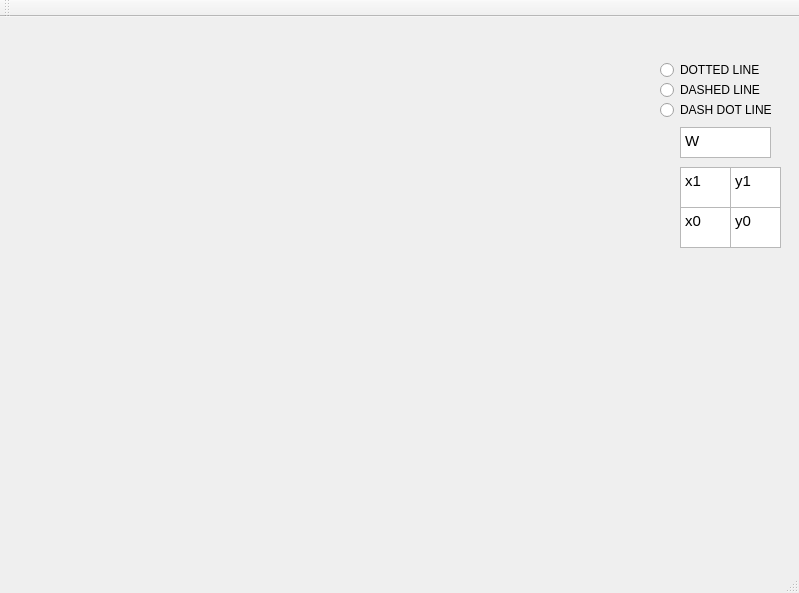
<?xml version="1.0" encoding="UTF-8"?>
<ui version="4.0">
 <class>MainWindow</class>
 <widget class="QMainWindow" name="MainWindow">
  <property name="geometry">
   <rect>
    <x>0</x>
    <y>0</y>
    <width>799</width>
    <height>593</height>
   </rect>
  </property>
  <property name="windowTitle">
   <string>MainWindow</string>
  </property>
  <widget class="QWidget" name="centralWidget">
   <widget class="QRadioButton" name="radioButton_2">
    <property name="geometry">
     <rect>
      <x>660</x>
      <y>40</y>
      <width>121</width>
      <height>26</height>
     </rect>
    </property>
    <property name="text">
     <string>DOTTED LINE</string>
    </property>
   </widget>
   <widget class="QRadioButton" name="radioButton_3">
    <property name="geometry">
     <rect>
      <x>660</x>
      <y>60</y>
      <width>121</width>
      <height>26</height>
     </rect>
    </property>
    <property name="text">
     <string>DASHED LINE</string>
    </property>
   </widget>
   <widget class="QRadioButton" name="radioButton_4">
    <property name="geometry">
     <rect>
      <x>660</x>
      <y>80</y>
      <width>141</width>
      <height>26</height>
     </rect>
    </property>
    <property name="text">
     <string>DASH DOT LINE</string>
    </property>
   </widget>
   <widget class="QLabel" name="label">
    <property name="geometry">
     <rect>
      <x>0</x>
      <y>0</y>
      <width>500</width>
      <height>500</height>
     </rect>
    </property>
    <property name="text">
     <string/>
    </property>
   </widget>
   <widget class="QTextEdit" name="textEdit_2">
    <property name="geometry">
     <rect>
      <x>680</x>
      <y>110</y>
      <width>91</width>
      <height>31</height>
     </rect>
    </property>
    <property name="html">
     <string>&lt;!DOCTYPE HTML PUBLIC &quot;-//W3C//DTD HTML 4.0//EN&quot; &quot;http://www.w3.org/TR/REC-html40/strict.dtd&quot;&gt;
&lt;html&gt;&lt;head&gt;&lt;meta name=&quot;qrichtext&quot; content=&quot;1&quot; /&gt;&lt;style type=&quot;text/css&quot;&gt;
p, li { white-space: pre-wrap; }
&lt;/style&gt;&lt;/head&gt;&lt;body style=&quot; font-family:'Cantarell'; font-size:11pt; font-weight:400; font-style:normal;&quot;&gt;
&lt;p style=&quot; margin-top:0px; margin-bottom:0px; margin-left:0px; margin-right:0px; -qt-block-indent:0; text-indent:0px;&quot;&gt;&lt;span style=&quot; font-family:'Ubuntu';&quot;&gt;W&lt;/span&gt;&lt;/p&gt;&lt;/body&gt;&lt;/html&gt;</string>
    </property>
   </widget>
   <widget class="QTextEdit" name="textEdit_3">
    <property name="geometry">
     <rect>
      <x>680</x>
      <y>150</y>
      <width>51</width>
      <height>41</height>
     </rect>
    </property>
    <property name="html">
     <string>&lt;!DOCTYPE HTML PUBLIC &quot;-//W3C//DTD HTML 4.0//EN&quot; &quot;http://www.w3.org/TR/REC-html40/strict.dtd&quot;&gt;
&lt;html&gt;&lt;head&gt;&lt;meta name=&quot;qrichtext&quot; content=&quot;1&quot; /&gt;&lt;style type=&quot;text/css&quot;&gt;
p, li { white-space: pre-wrap; }
&lt;/style&gt;&lt;/head&gt;&lt;body style=&quot; font-family:'Cantarell'; font-size:11pt; font-weight:400; font-style:normal;&quot;&gt;
&lt;p style=&quot; margin-top:0px; margin-bottom:0px; margin-left:0px; margin-right:0px; -qt-block-indent:0; text-indent:0px;&quot;&gt;&lt;span style=&quot; font-family:'Ubuntu';&quot;&gt;x1&lt;/span&gt;&lt;/p&gt;&lt;/body&gt;&lt;/html&gt;</string>
    </property>
   </widget>
   <widget class="QTextEdit" name="textEdit_4">
    <property name="geometry">
     <rect>
      <x>730</x>
      <y>150</y>
      <width>51</width>
      <height>41</height>
     </rect>
    </property>
    <property name="html">
     <string>&lt;!DOCTYPE HTML PUBLIC &quot;-//W3C//DTD HTML 4.0//EN&quot; &quot;http://www.w3.org/TR/REC-html40/strict.dtd&quot;&gt;
&lt;html&gt;&lt;head&gt;&lt;meta name=&quot;qrichtext&quot; content=&quot;1&quot; /&gt;&lt;style type=&quot;text/css&quot;&gt;
p, li { white-space: pre-wrap; }
&lt;/style&gt;&lt;/head&gt;&lt;body style=&quot; font-family:'Cantarell'; font-size:11pt; font-weight:400; font-style:normal;&quot;&gt;
&lt;p style=&quot; margin-top:0px; margin-bottom:0px; margin-left:0px; margin-right:0px; -qt-block-indent:0; text-indent:0px;&quot;&gt;&lt;span style=&quot; font-family:'Ubuntu';&quot;&gt;y1&lt;/span&gt;&lt;/p&gt;&lt;/body&gt;&lt;/html&gt;</string>
    </property>
   </widget>
   <widget class="QTextEdit" name="textEdit_5">
    <property name="geometry">
     <rect>
      <x>680</x>
      <y>190</y>
      <width>51</width>
      <height>41</height>
     </rect>
    </property>
    <property name="html">
     <string>&lt;!DOCTYPE HTML PUBLIC &quot;-//W3C//DTD HTML 4.0//EN&quot; &quot;http://www.w3.org/TR/REC-html40/strict.dtd&quot;&gt;
&lt;html&gt;&lt;head&gt;&lt;meta name=&quot;qrichtext&quot; content=&quot;1&quot; /&gt;&lt;style type=&quot;text/css&quot;&gt;
p, li { white-space: pre-wrap; }
&lt;/style&gt;&lt;/head&gt;&lt;body style=&quot; font-family:'Cantarell'; font-size:11pt; font-weight:400; font-style:normal;&quot;&gt;
&lt;p style=&quot; margin-top:0px; margin-bottom:0px; margin-left:0px; margin-right:0px; -qt-block-indent:0; text-indent:0px;&quot;&gt;&lt;span style=&quot; font-family:'Ubuntu';&quot;&gt;x0&lt;/span&gt;&lt;/p&gt;&lt;/body&gt;&lt;/html&gt;</string>
    </property>
   </widget>
   <widget class="QTextEdit" name="textEdit_6">
    <property name="geometry">
     <rect>
      <x>730</x>
      <y>190</y>
      <width>51</width>
      <height>41</height>
     </rect>
    </property>
    <property name="html">
     <string>&lt;!DOCTYPE HTML PUBLIC &quot;-//W3C//DTD HTML 4.0//EN&quot; &quot;http://www.w3.org/TR/REC-html40/strict.dtd&quot;&gt;
&lt;html&gt;&lt;head&gt;&lt;meta name=&quot;qrichtext&quot; content=&quot;1&quot; /&gt;&lt;style type=&quot;text/css&quot;&gt;
p, li { white-space: pre-wrap; }
&lt;/style&gt;&lt;/head&gt;&lt;body style=&quot; font-family:'Cantarell'; font-size:11pt; font-weight:400; font-style:normal;&quot;&gt;
&lt;p style=&quot; margin-top:0px; margin-bottom:0px; margin-left:0px; margin-right:0px; -qt-block-indent:0; text-indent:0px;&quot;&gt;&lt;span style=&quot; font-family:'Ubuntu';&quot;&gt;y0&lt;/span&gt;&lt;/p&gt;&lt;/body&gt;&lt;/html&gt;</string>
    </property>
   </widget>
  </widget>
  <widget class="QMenuBar" name="menuBar">
   <property name="geometry">
    <rect>
     <x>0</x>
     <y>0</y>
     <width>799</width>
     <height>27</height>
    </rect>
   </property>
  </widget>
  <widget class="QToolBar" name="mainToolBar">
   <attribute name="toolBarArea">
    <enum>TopToolBarArea</enum>
   </attribute>
   <attribute name="toolBarBreak">
    <bool>false</bool>
   </attribute>
  </widget>
  <widget class="QStatusBar" name="statusBar"/>
 </widget>
 <layoutdefault spacing="6" margin="11"/>
 <resources/>
 <connections/>
</ui>
